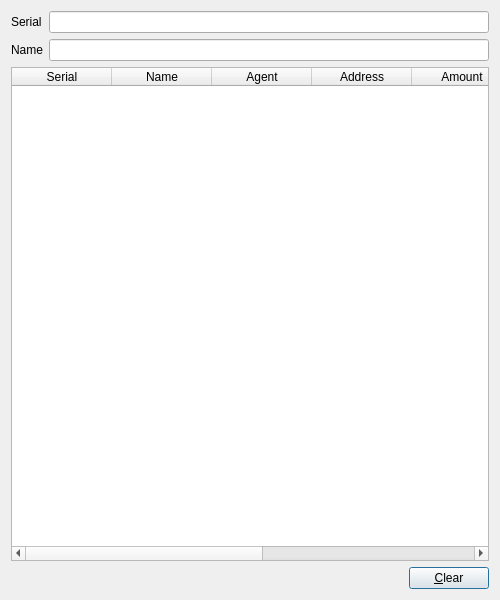
<?xml version="1.0" encoding="UTF-8"?>
<ui version="4.0">
 <class>DebtorDetailsDialog</class>
 <widget class="QDialog" name="DebtorDetailsDialog">
  <property name="geometry">
   <rect>
    <x>0</x>
    <y>0</y>
    <width>500</width>
    <height>600</height>
   </rect>
  </property>
  <property name="minimumSize">
   <size>
    <width>500</width>
    <height>600</height>
   </size>
  </property>
  <property name="windowTitle">
   <string>Debtor Details</string>
  </property>
  <layout class="QGridLayout" name="gridLayout_2">
   <item row="0" column="0" colspan="2">
    <layout class="QGridLayout" name="gridLayout">
     <item row="0" column="0">
      <widget class="QLabel" name="label">
       <property name="text">
        <string>Serial</string>
       </property>
      </widget>
     </item>
     <item row="0" column="1">
      <widget class="QLineEdit" name="serial_edit">
       <property name="inputMask">
        <string>9999; </string>
       </property>
       <property name="alignment">
        <set>Qt::AlignRight|Qt::AlignTrailing|Qt::AlignVCenter</set>
       </property>
      </widget>
     </item>
     <item row="1" column="0">
      <widget class="QLabel" name="label_2">
       <property name="text">
        <string>Name</string>
       </property>
      </widget>
     </item>
     <item row="1" column="1">
      <widget class="QLineEdit" name="name_edit"/>
     </item>
    </layout>
   </item>
   <item row="1" column="0" colspan="2">
    <widget class="QTableWidget" name="table_widget">
     <property name="editTriggers">
      <set>QAbstractItemView::NoEditTriggers</set>
     </property>
     <property name="alternatingRowColors">
      <bool>true</bool>
     </property>
     <property name="selectionMode">
      <enum>QAbstractItemView::SingleSelection</enum>
     </property>
     <property name="selectionBehavior">
      <enum>QAbstractItemView::SelectRows</enum>
     </property>
     <property name="horizontalScrollMode">
      <enum>QAbstractItemView::ScrollPerPixel</enum>
     </property>
     <attribute name="verticalHeaderVisible">
      <bool>true</bool>
     </attribute>
     <column>
      <property name="text">
       <string>Serial</string>
      </property>
     </column>
     <column>
      <property name="text">
       <string>Name</string>
      </property>
     </column>
     <column>
      <property name="text">
       <string>Agent</string>
      </property>
     </column>
     <column>
      <property name="text">
       <string>Address</string>
      </property>
     </column>
     <column>
      <property name="text">
       <string>Amount</string>
      </property>
     </column>
     <column>
      <property name="text">
       <string>Paid</string>
      </property>
     </column>
     <column>
      <property name="text">
       <string>Balance</string>
      </property>
     </column>
     <column>
      <property name="text">
       <string>Phone</string>
      </property>
     </column>
     <column>
      <property name="text">
       <string>Date</string>
      </property>
     </column>
    </widget>
   </item>
   <item row="2" column="0">
    <spacer name="horizontalSpacer">
     <property name="orientation">
      <enum>Qt::Horizontal</enum>
     </property>
     <property name="sizeHint" stdset="0">
      <size>
       <width>398</width>
       <height>20</height>
      </size>
     </property>
    </spacer>
   </item>
   <item row="2" column="1">
    <widget class="QPushButton" name="clear_button">
     <property name="text">
      <string>&amp;Clear</string>
     </property>
     <property name="icon">
      <iconset resource="../res/dailycollection.qrc">
       <normaloff>:/Subtract.png</normaloff>:/Subtract.png</iconset>
     </property>
    </widget>
   </item>
  </layout>
 </widget>
 <resources>
  <include location="../res/dailycollection.qrc"/>
 </resources>
 <connections>
  <connection>
   <sender>clear_button</sender>
   <signal>clicked()</signal>
   <receiver>serial_edit</receiver>
   <slot>clear()</slot>
   <hints>
    <hint type="sourcelabel">
     <x>452</x>
     <y>582</y>
    </hint>
    <hint type="destinationlabel">
     <x>271</x>
     <y>18</y>
    </hint>
   </hints>
  </connection>
  <connection>
   <sender>clear_button</sender>
   <signal>clicked()</signal>
   <receiver>name_edit</receiver>
   <slot>clear()</slot>
   <hints>
    <hint type="sourcelabel">
     <x>452</x>
     <y>582</y>
    </hint>
    <hint type="destinationlabel">
     <x>271</x>
     <y>50</y>
    </hint>
   </hints>
  </connection>
  <connection>
   <sender>clear_button</sender>
   <signal>clicked()</signal>
   <receiver>table_widget</receiver>
   <slot>clearContents()</slot>
   <hints>
    <hint type="sourcelabel">
     <x>452</x>
     <y>582</y>
    </hint>
    <hint type="destinationlabel">
     <x>249</x>
     <y>317</y>
    </hint>
   </hints>
  </connection>
  <connection>
   <sender>clear_button</sender>
   <signal>clicked()</signal>
   <receiver>serial_edit</receiver>
   <slot>setFocus()</slot>
   <hints>
    <hint type="sourcelabel">
     <x>452</x>
     <y>582</y>
    </hint>
    <hint type="destinationlabel">
     <x>271</x>
     <y>18</y>
    </hint>
   </hints>
  </connection>
 </connections>
</ui>
